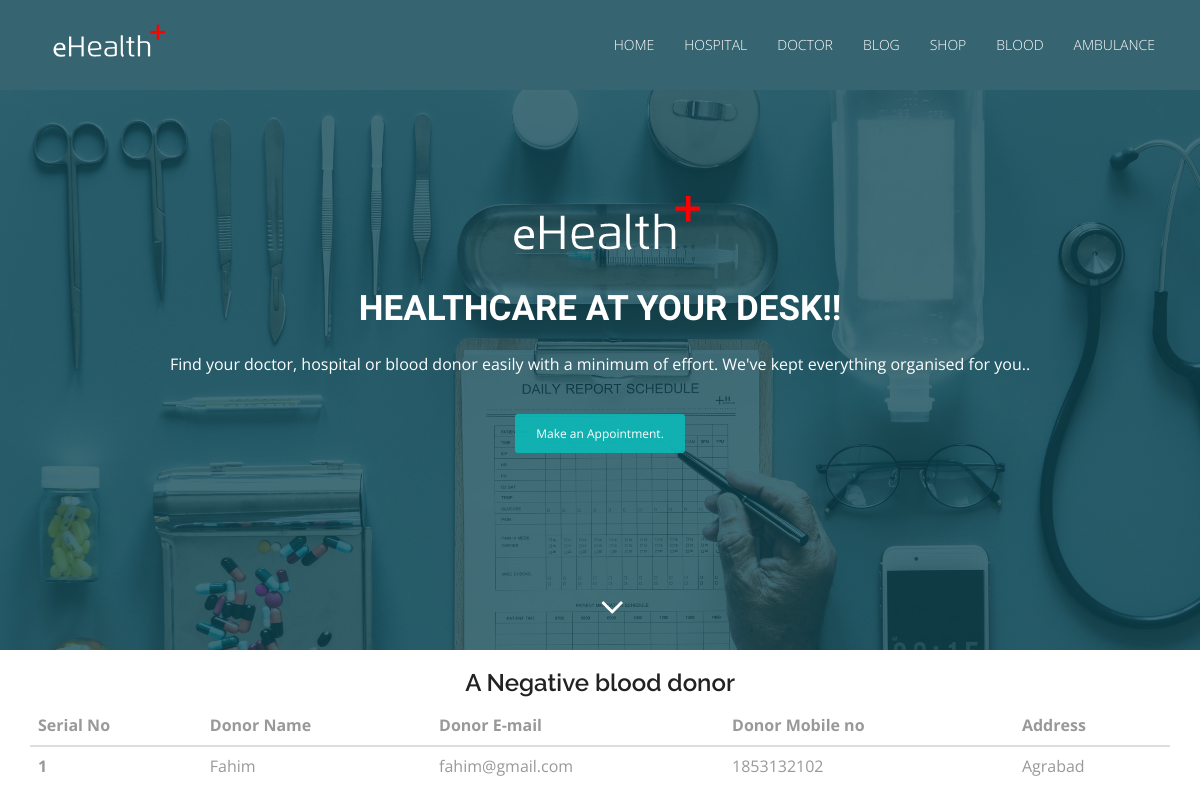
The app's page /index.php/welcome/a_negative, older data.
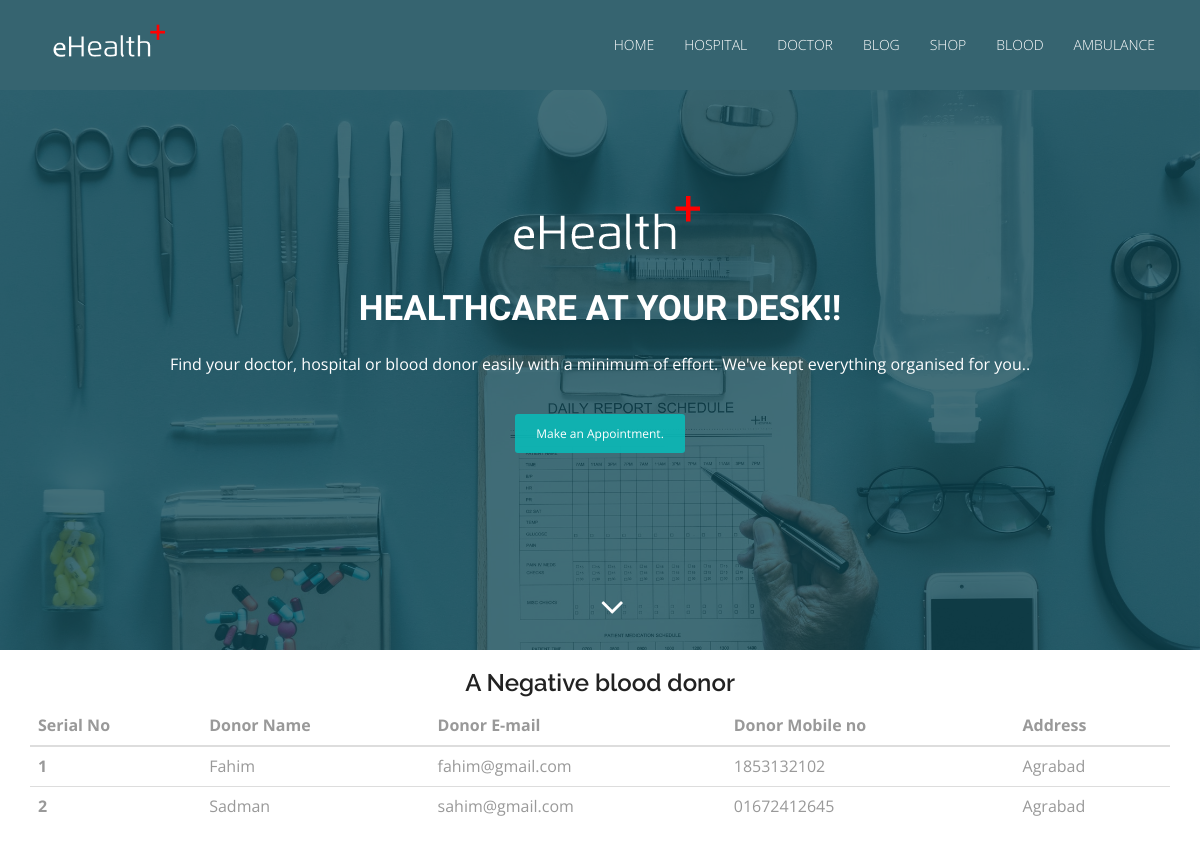
The same page, newer data.
### tables this page shows
CREATE TABLE `tbl_donor` (
  `donor_id` int(11) NOT NULL,
  `donor_name` varchar(255) NOT NULL,
  `donor_blood_group` varchar(11) NOT NULL,
  `donor_email` varchar(255) NOT NULL,
  `donor_mobile_no` varchar(16) NOT NULL,
  `donor_address` varchar(255) NOT NULL,
  `donor_status` tinyint(3) NOT NULL
);

### application/controllers/Welcome.php (called while the page is built, shortened)
<?php
class Welcome extends CI_Controller {
    public function __construct()
    {
        $this->load->model('welcome_model');
    }
    public function a_negative()
    {
        $data = array();
        $data['all_a_negative_donor'] = $this->welcome_model->all_active_a_negative_donors('A-');
        $this->load->view('pages/a_negative',$data);
    }
}

### index.php (called while the page is built, shortened)
<?php
require_once BASEPATH.'core/CodeIgniter.php';

### application/models/Welcome_model.php (called while the page is built, shortened)
<?php
class Welcome_model extends CI_Model{
    public function all_active_a_negative_donors($donor_blood_group)
    {
        $result = $this->db->select('*')
            ->from('tbl_donor')
            ->where(array('donor_status' => 1, 'donor_blood_group' => $donor_blood_group))
            ->get()->result();
        return $result;
    }
}

### application/views/pages/a_negative.php (the view, shortened to what this page needs)
<!DOCTYPE html>
<html lang="en">
<head>
    <link rel="stylesheet" type="text/css" href="<?php echo base_url()?>asset/css/font-awesome.min.css">
    <link rel="stylesheet" type="text/css" href="<?php echo base_url()?>asset/css/bootstrap.min.css">
    <link rel="stylesheet" type="text/css" href="<?php echo base_url()?>asset/css/style.css">
</head>
<body id="myPage" data-spy="scroll" data-target=".navbar" data-offset="60">
<section id="banner" class="banner">
    <div class="bg-color">
        <nav class="navbar navbar-default navbar-fixed-top">
            <div class="container">
                <div class="col-md-12">
                    <div class="navbar-header">
                        <a class="navbar-brand" href="#"><img src="<?php echo base_url()?>asset/img/logo.png" class="img-responsive" style="width: 140px; margin-top: -16px;"></a>
                    </div>
                    <div class="collapse navbar-collapse navbar-right" id="myNavbar">
                        <ul class="nav navbar-nav">
                            <li class=""><a href="index.html">Home</a></li>
                            <li class=""><a href="hospital.html">Hospital</a></li>
                            <li class=""><a href="doctorlist.html">Doctor</a></li>
                            <li class=""><a href="#blog">Blog</a></li>
                            <li class=""><a href="#shop">Shop</a></li>
                            <li class=""><a href="blood.html">Blood</a></li>
                            <li class=""><a href="ambulance.html">Ambulance</a></li>
                        </ul>
                    </div>
                </div>
            </div>
        </nav>
        <div class="container">
            <div class="row">
                <div class="banner-info">
                    <div class="banner-logo text-center">
                        <img src="<?php echo base_url()?>asset/img/logo.png" class="img-responsive">
                    </div>
                    <div class="banner-text text-center">
                        <h1 class="white">Healthcare at your desk!!</h1>
                        <p>Find your doctor, hospital or blood donor easily with a minimum of effort. We've kept everything organised for you..</p>
                        <a href="doctorlist.html" class="btn btn-appoint">Make an Appointment.</a>
                    </div>
                    <div class="overlay-detail text-center">
                        <a href="#cta-3"><i class="fa fa-angle-down"></i></a>
                    </div>
                </div>
            </div>
        </div>
    </div>
</section>
<div class="container">
    <h3 class="text-center">A Negative blood donor</h3>
    <table class="table table-dark">
        <thead>
        <tr>
            <th scope="col">Serial No</th>
            <th scope="col">Donor Name</th>
            <th scope="col">Donor E-mail</th>
            <th scope="col">Donor Mobile no</th>
            <th scope="col">Address</th>
        </tr>
        </thead>
        <tbody>
        <?php
        $i = 1;
        foreach($all_a_negative_donor as $v_donor){
            ?>
            <tr>
                <th scope="row"><?php echo $i++?></th>
                <td><?php echo $v_donor->donor_name?></td>
                <td><?php echo $v_donor->donor_email?></td>
                <td><?php echo $v_donor->donor_mobile_no?></td>
                <td><?php echo $v_donor->donor_address?></td>
            </tr>
        <?php } ?>
        </tbody>
    </table>
</div>
</body>
</html>

Row changes from the older to the newer data that the page shows:
now on this page (row edited): tbl_donor: donor_name "Sadman", donor_email "sahim@gmail.com", donor_mobile_no "01672412645", donor_address "Agrabad"
